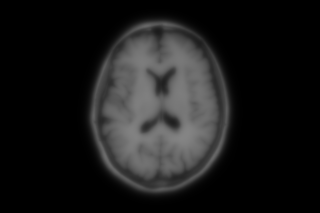
#> input picture code/xs_04/I_1.pgm, 320 x 213 px
$ python plot_registration.py
#> lines starting #> are read from the running program, lines starting #| are printed output that depends on the picture
#> in load_image, image_matrix is the input picture: shape (213, 320); min 0, max 132, mean 25.7
#| [I_1.pgm] cargada exitosamente. Dimensiones de la matriz: (213, 320)
#> call 2 of load_image, with file_path = 'I_6.pgm'
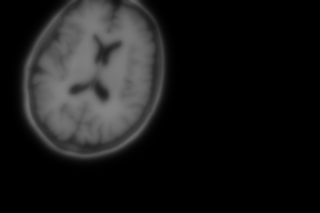
#> input picture code/xs_04/I_6.pgm, 320 x 213 px
#> in load_image, image_matrix is the input picture: shape (213, 320); min 0, max 132, mean 25.1
#| [I_6.pgm] cargada exitosamente. Dimensiones de la matriz: (213, 320)
"""
Visualización base para registro afín:
- Imagen fija
- Imagen móvil
- Imagen móvil transformada
"""

import os
import sys
import matplotlib.pyplot as plt
import numpy as np
from scipy.ndimage import map_coordinates


class RegistrationPlotter:
    def __init__(self, title = "Resultados del Registro Afín", figsize = (15, 5)):
        self.title = title
        self.figsize = figsize
        self.fig = None
        self.axes = None

    def show_registration_results(self, img_fixed, img_moving, img_resultant,
                                  title1="I_1 (Original)",
                                  title2="I_2 (Transformada)",
                                  title3="Corregida"):
        """
        Crea una visualización de tres imágenes una al lado de la otra.

        Args:
            img_fixed (numpy.ndarray): Matriz de la imagen de referencia.
            img_moving (numpy.ndarray): Matriz de la imagen distorsionada.
            img_resultant (numpy.ndarray): Matriz de la imagen móvil corregida.
        """
#> called with title1 = 'I_1 (Original)', title2 = 'I_2 (Transformada)', title3 = 'Corregida'
        self.fig, self.axes = plt.subplots(1, 3, figsize=self.figsize)
        self.fig.suptitle(self.title, fontsize=16)

        images = [img_fixed, img_moving, img_resultant]
        titles = [title1, title2, title3]

        for i in range(3):
            self.axes[i].imshow(images[i], cmap='gray')
            self.axes[i].set_title(titles[i])
            self.axes[i].axis('off')

        plt.tight_layout()
        plt.show()
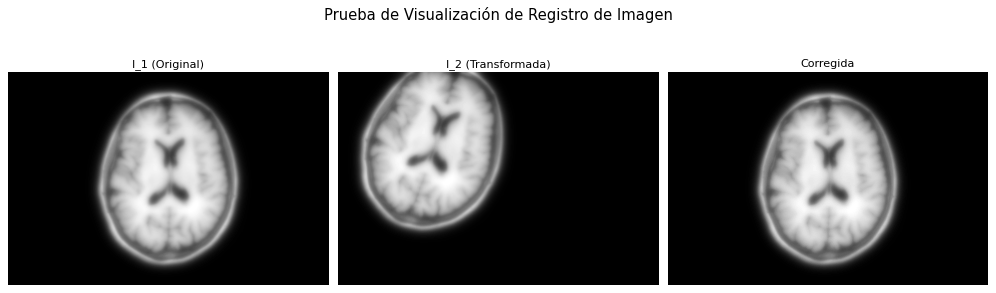
#> figure drawn by matplotlib, 3 panels

    def show(self, fixed_img: np.ndarray, moving_img: np.ndarray,
             theta: np.ndarray = None, warped_img: np.ndarray = None):
        """
        Método conveniente usado por xs04_main.py.
        Si warped_img es None pero theta es dado, aplica el warp.
        """
        if warped_img is None and theta is not None:
            from xs_04.modelo import AffineModel6
            theta = AffineModel6.validate_theta(theta)
            t1, t2, t3, t4, t5, t6 = theta
            h, w = moving_img.shape
            # Convención: i=fila (eje-0), j=columna (eje-1)
            # fila* = t1*i + t2*j + t3
            # col*  = t4*i + t5*j + t6
            i_c, j_c = np.meshgrid(np.arange(h), np.arange(w), indexing='ij')
            row_warp = t1 * i_c + t2 * j_c + t3
            col_warp = t4 * i_c + t5 * j_c + t6
            coords = np.stack([row_warp, col_warp])
            warped_img = map_coordinates(moving_img.astype(float), coords,
                                         order=1, mode='constant', cval=0.0)

        if warped_img is None:
            warped_img = moving_img

        self.show_registration_results(
            img_fixed=fixed_img,
            img_moving=moving_img,
            img_resultant=warped_img,
        )


# Alias para compatibilidad con xs04_main.py
RegistrationPlot = RegistrationPlotter


# Función para cargar las imágenes
def load_image(file_path):
    if not os.path.exists(file_path):
        raise FileNotFoundError(f"Error: El archivo '{file_path}' no existe.")

    # Recibe una imagen, devuelve una matriz
    image_matrix = plt.imread(file_path)
    return image_matrix


# *** Código de prueba ***
def main():
    print("** Prueba de Visualización para Registro de Imágenes Médicas **")

    # Nombres de los archivos
    filename_fixed = "I_1.pgm"
    filename_moving = "I_6.pgm"

    try:
        print(f"Cargando {filename_fixed}...")
        img_fixed = load_image(filename_fixed)
        print(f"[{filename_fixed}] cargada exitosamente. Dimensiones de la matriz: {img_fixed.shape}")

        print(f"Cargando {filename_moving}...")
        img_moving = load_image(filename_moving)
        print(f"[{filename_moving}] cargada exitosamente. Dimensiones de la matriz: {img_moving.shape}")

        # Imagen resultante (en este caso la misma q la original)
        print("Simulando imagen resultante (placeholder)...")
        img_resultant = img_fixed.copy()

        plotter = RegistrationPlotter(title="Prueba de Visualización de Registro de Imagen")

        print("Generando visualización...")
        plotter.show_registration_results(img_fixed, img_moving, img_resultant)

    except FileNotFoundError as err:
        print(err)
    except Exception as e:
        print(f"Ocurrió un error inesperado al leer los archivos: {e}")
        print("Asegúrate de que 'I_1.pgm' e 'I_6.pgm' son archivos de imagen válidos.")

if __name__ == "__main__":
    main()
